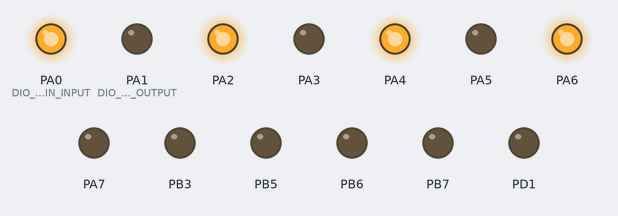
The program below on a simulated ATmega32, built with avr-gcc and emulated at 8 MHz. Shown: output pins drawn as LEDs (lit = HIGH). Wiring (inferred from the names in the program): 24Cxx EEPROM at I2C address 0x50. EEPROM starts erased. At 0.0 s the program stops and its outputs stay as they are.

Above: at 0.1 s.
Timing chart, 0 to 1.5 s (numbered marks = the images above):
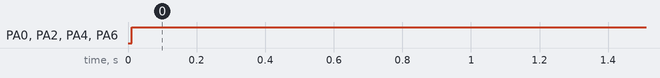

The program:

main.c
```c
/*
 * main.c
 *
 *  Created on: Dec 1, 2023
 *      Author: Aziz
 */


#include "../LIB/STD_TYPES.h"

#include "../MCAL/TWI/TWI_interface.h"
#include "../MCAL/PORT/PORT_interface.h"
#include "../MCAL/DIO/DIO_interface.h"

void main(void)
{
	u8 Local_u8RecievedData;

	PORT_voidInit();

	TWI_voidInitMaster(0);

	EEPROM_voidWriteDataByte(0,0x55);

	Local_u8RecievedData = EEPROM_voidReadDataByte(0);

	DIO_u8SetPortValue(DIO_u8PORTA,Local_u8RecievedData);

	while(1)
	{

	}
}
```

EEPROM_config.h
```c
/*****************************************************************/
/*****************************************************************/
/***************		Author: Aziz Tarek		******************/
/***************		Layer: HAL				******************/
/***************		SWC: EEPROM				******************/
/***************		Date: 30-11-2023		******************/
/***************		Version: 1.00			******************/
/*****************************************************************/
/*****************************************************************/


#ifndef		EEPROM_CONFIG_H_
#define		EEPROM_CONFIG_H_


#define		A2_CONNECTION		0


#endif
```

EEPROM_interface.h
```c
/*****************************************************************/
/*****************************************************************/
/***************		Author: Aziz Tarek		******************/
/***************		Layer: HAL				******************/
/***************		SWC: EEPROM				******************/
/***************		Date: 30-11-2023		******************/
/***************		Version: 1.00			******************/
/*****************************************************************/
/*****************************************************************/


#ifndef EEPROM_INTERFACE_H_
#define EEPROM_INTERFACE_H_

void EEPROM_voidWriteDataByte (u16 Copy_u16LocationAddress , u8 Copy_u8DataByte);

u8 EEPROM_voidReadDataByte ( u16 Copy_u16LocationAddress);


#endif
```

EEPROM_program.c
```c
/*****************************************************************/
/*****************************************************************/
/***************		Author: Aziz Tarek		******************/
/***************		Layer: HAL				******************/
/***************		SWC: EEPROM				******************/
/***************		Date: 30-11-2023		******************/
/***************		Version: 1.00			******************/
/*****************************************************************/
/*****************************************************************/


#include "../../LIB/STD_TYPES.h"
#include <util/delay.h>

#include "../../MCAL/TWI/TWI_interface.h"

#include "EEPROM_interface.h"
#include "EEPROM_config.h"
#include "EEPROM_private.h"


void EEPROM_voidWriteDataByte (u16 Copy_u16LocationAddress , u8 Copy_u8DataByte)
{
	u8 Local_u8AddressPacket;

	Local_u8AddressPacket = EEPROM_FIXED_ADDRESS | (A2_CONNECTION << 2) | (u8)(Copy_u16LocationAddress >> 8);

	TWI_SendStartCondition();

	TWI_SendSlaveAddressWithWrite(Local_u8AddressPacket);

	TWI_MasterSendDataByte((u8)Copy_u16LocationAddress);

	TWI_MasterSendDataByte(Copy_u8DataByte);

	TWI_SendStopCondition();

	_delay_ms(10);
}
u8 EEPROM_voidReadDataByte ( u16 Copy_u16LocationAddress)
{
	u8 Local_u8AddressPacket , Local_u8RecievedData;

	Local_u8AddressPacket = EEPROM_FIXED_ADDRESS | (A2_CONNECTION<<2) | (u8)(Copy_u16LocationAddress>>8);

	TWI_SendStartCondition();

	TWI_SendSlaveAddressWithWrite(Local_u8AddressPacket);

	TWI_MasterSendDataByte((u8)Copy_u16LocationAddress);

	TWI_SendRepeatedStart();

	TWI_SendSlaveAddressWithRead(Local_u8AddressPacket);

	TWI_MasterReadDataByte(&Local_u8RecievedData);

	TWI_SendStopCondition();

	return Local_u8RecievedData;

}
```

EEPROM_private.h
```c
/*****************************************************************/
/*****************************************************************/
/***************		Author: Aziz Tarek		******************/
/***************		Layer: HAL				******************/
/***************		SWC: EEPROM				******************/
/***************		Date: 30-11-2023		******************/
/***************		Version: 1.00			******************/
/*****************************************************************/
/*****************************************************************/


#ifndef  EEPROM_PRIVATE_H_
#define  EEPROM_PRIVATE_H_

#define  EEPROM_FIXED_ADDRESS			0b1010000


#endif
```

BIT_MATH.h
```c
#ifndef BIT_MATH_H_
#define BIT_MATH_H_

#define SET_BIT(VAR,BIT_NO)			(VAR|=(1<<BIT_NO))
#define CLR_BIT(VAR,BIT_NO)			(VAR&=(~(1<<BIT_NO)))
#define TOGGLE_BIT(VAR,BIT_NO)		(VAR^=(1<<BIT_NO))
#define GET_BIT(VAR,BIT_NO)			((VAR>>BIT_NO)&0x01)

#endif
```

STD_TYPES.h
```c
#ifndef STD_TYPES_H_
#define STD_TYPES_H_

typedef unsigned char u8;
typedef signed char s8;

typedef unsigned short int u16;
typedef signed short int s16;

typedef unsigned long int u32;
typedef signed long int s32;

typedef unsigned long long int u64;
typedef signed long long int s64;

typedef float f32;
typedef double f64;
typedef long double f96;


#define OK 		0
#define NOK		1

#define NULL	0
#define NULL_POINTER 2

#endif
```

DIO_config.h
```c

```

DIO_interface.h
```c
/*****************************************************************/
/*****************************************************************/
/***************		Author: Aziz Tarek		******************/
/***************		Layer: MCAL				******************/
/***************		SWC: DIO				******************/
/***************		Date: 22-7-2023			******************/
/***************		Version: 1.00			******************/
/*****************************************************************/
/*****************************************************************/

#ifndef DIO_INTERFACE_H_
#define DIO_INTERFACE_H_


#define DIO_u8PORTA  0
#define DIO_u8PORTB  1
#define DIO_u8PORTC  2
#define DIO_u8PORTD  3


#define DIO_u8PIN0 0
#define DIO_u8PIN1 1
#define DIO_u8PIN2 2
#define DIO_u8PIN3 3
#define DIO_u8PIN4 4
#define DIO_u8PIN5 5
#define DIO_u8PIN6 6
#define DIO_u8PIN7 7


#define DIO_u8PIN_INPUT  0
#define DIO_u8PIN_OUTPUT 1

#define DIO_u8PIN_HIGH 1
#define DIO_u8PIN_LOW 0

#define DIO_u8PORT_OUTPUT 0xff
#define DIO_u8PORT_INPUT   0

#define DIO_u8PORT_HIGH 0xff
#define DIO_u8PORT_LOW 0xff

u8 DIO_u8SetPinDirection  (u8 Copy_u8Port , u8 Copy_u8Pin , u8 Copy_u8Direction);
u8 DIO_u8SetPortDirection (u8 Copy_u8Port , u8 Copy_u8Direction);
u8 DIO_u8SetPinValue      (u8 Copy_u8Port , u8 Copy_u8Pin , u8 Copy_u8Value);
u8 DIO_u8SetPortValue     (u8 Copy_u8Port , u8 Copy_u8Value);
u8 DIO_u8GetPinValue      (u8 Copy_u8Port , u8 Copy_u8Pin , u8 *Copy_pu8Value);

#endif
```

DIO_private.h
```c

```

DIO_program.c
```c
/*****************************************************************/
/*****************************************************************/
/***************		Author: Aziz Tarek		******************/
/***************		Layer: MCAL				******************/
/***************		SWC: DIO				******************/
/***************		Date: 22-7-2023			******************/
/***************		Version: 1.00			******************/
/*****************************************************************/
/*****************************************************************/

#include "../../LIB/BIT_MATH.h"
#include "../../LIB/STD_TYPES.h"
#include "DIO_interface.h"
#include "DIO_config.h"
#include "DIO_private.h"
#include "DIO_register.h"

u8 DIO_u8SetPinDirection  (u8 Copy_u8Port, u8 Copy_u8Pin , u8 Copy_u8Direction)
{
	u8 Local_u8ErrorState=OK;

	if(Copy_u8Pin<=DIO_u8PIN7)
	{
		if (Copy_u8Direction==DIO_u8PIN_OUTPUT)
		{
			switch (Copy_u8Port)
			{
			case DIO_u8PORTA: SET_BIT(DDRA,Copy_u8Pin); break;
			case DIO_u8PORTB: SET_BIT(DDRB,Copy_u8Pin); break;
			case DIO_u8PORTC: SET_BIT(DDRC,Copy_u8Pin); break;
			case DIO_u8PORTD: SET_BIT(DDRD,Copy_u8Pin); break;
			default : Local_u8ErrorState=NOK;
			}
		}
		else if (Copy_u8Direction==DIO_u8PIN_INPUT)
		{
			switch (Copy_u8Port)
			{
			case DIO_u8PORTA: CLR_BIT(DDRA,Copy_u8Pin); break;
			case DIO_u8PORTB: CLR_BIT(DDRB,Copy_u8Pin); break;
			case DIO_u8PORTC: CLR_BIT(DDRC,Copy_u8Pin); break;
			case DIO_u8PORTD: CLR_BIT(DDRD,Copy_u8Pin); break;
			default : Local_u8ErrorState=NOK;
			}
		}
		else
		{
			Local_u8ErrorState=NOK;
		}
	}
	else
	{
		Local_u8ErrorState=NOK;
	}

	return Local_u8ErrorState ;
}
u8 DIO_u8SetPortDirection (u8 Copy_u8Port, u8 Copy_u8Direction)
{
	u8 Local_u8ErrorState=OK;

	switch (Copy_u8Port)
	{
	case DIO_u8PORTA: DDRA=Copy_u8Direction; break;
	case DIO_u8PORTB: DDRB=Copy_u8Direction; break;
	case DIO_u8PORTC: DDRC=Copy_u8Direction; break;
	case DIO_u8PORTD: DDRD=Copy_u8Direction; break;
	default : Local_u8ErrorState=NOK;
	}
	return Local_u8ErrorState ;
}
u8 DIO_u8SetPinValue      (u8 Copy_u8Port, u8 Copy_u8Pin , u8 Copy_u8Value)
{
	u8 Local_u8ErrorState=OK;

	if(Copy_u8Pin<=DIO_u8PIN7)
	{
		if (Copy_u8Value==DIO_u8PIN_HIGH)
		{
			switch (Copy_u8Port)
			{
			case DIO_u8PORTA: SET_BIT(PORTA,Copy_u8Pin); break;
			case DIO_u8PORTB: SET_BIT(PORTB,Copy_u8Pin); break;
			case DIO_u8PORTC: SET_BIT(PORTC,Copy_u8Pin); break;
			case DIO_u8PORTD: SET_BIT(PORTD,Copy_u8Pin); break;
			default : Local_u8ErrorState=NOK;
			}
		}
		else if (Copy_u8Value==DIO_u8PIN_LOW)
		{
			switch (Copy_u8Port)
			{
			case DIO_u8PORTA: CLR_BIT(PORTA,Copy_u8Pin); break;
			case DIO_u8PORTB: CLR_BIT(PORTB,Copy_u8Pin); break;
			case DIO_u8PORTC: CLR_BIT(PORTC,Copy_u8Pin); break;
			case DIO_u8PORTD: CLR_BIT(PORTD,Copy_u8Pin); break;
			default : Local_u8ErrorState=NOK;
			}
		}
		else
		{
			Local_u8ErrorState=NOK;
		}
	}
	else
	{
		Local_u8ErrorState=NOK;
	}

	return Local_u8ErrorState ;
}
u8 DIO_u8SetPortValue     (u8 Copy_u8Port, u8 Copy_u8Value)
{
	u8 Local_u8ErrorState=OK;

	switch (Copy_u8Port)
	{
	case DIO_u8PORTA: PORTA=Copy_u8Value; break;
	case DIO_u8PORTB: PORTB=Copy_u8Value; break;
	case DIO_u8PORTC: PORTC=Copy_u8Value; break;
	case DIO_u8PORTD: PORTD=Copy_u8Value; break;
	default : Local_u8ErrorState=NOK;
	}
	return Local_u8ErrorState ;
}
u8 DIO_u8GetPinValue      (u8 Copy_u8Port, u8 Copy_u8Pin , u8 *Copy_pu8Value)
{
	u8 Local_u8ErrorState=OK;

	if((Copy_pu8Value != NULL) && (Copy_u8Pin<=DIO_u8PIN7))
	{
		switch (Copy_u8Port)
		{
		case DIO_u8PORTA: *Copy_pu8Value = GET_BIT(PINA,Copy_u8Pin); break;
		case DIO_u8PORTB: *Copy_pu8Value = GET_BIT(PINB,Copy_u8Pin); break;
		case DIO_u8PORTC: *Copy_pu8Value = GET_BIT(PINC,Copy_u8Pin); break;
		case DIO_u8PORTD: *Copy_pu8Value = GET_BIT(PIND,Copy_u8Pin); break;
		default : Local_u8ErrorState=NOK;
		}
	}
	return Local_u8ErrorState ;
}
```

DIO_register.h
```c
/*****************************************************************/
/*****************************************************************/
/***************		Author: Aziz Tarek		******************/
/***************		Layer: MCAL				******************/
/***************		SWC: DIO				******************/
/***************		Date: 22-7-2023			******************/
/***************		Version: 1.00			******************/
/*****************************************************************/
/*****************************************************************/

/*Preprocessor file guard*/
#ifndef DIO_REGISTER_H_
#define DIO_REGISTER_H_

#define PORTA	 	*((volatile u8*)0x3B)
#define DDRA 	 	*((volatile u8*)0x3A)
#define PINA 	 	*((volatile u8*)0x39)

#define PORTB		*((volatile u8*)0x38)
#define DDRB 		*((volatile u8*)0x37)
#define PINB 		*((volatile u8*)0x36)

#define PORTC		*((volatile u8*)0x35)
#define DDRC 		*((volatile u8*)0x34)
#define PINC 		*((volatile u8*)0x33)

#define PORTD		*((volatile u8*)0x32)
#define DDRD 		*((volatile u8*)0x31)
#define PIND 		*((volatile u8*)0x30)


#endif
```

PORT_config.h
```c
/*****************************************************************/
/*****************************************************************/
/********************		Author: Aziz Tarek		**************/
/********************		Layer: MCAL				**************/
/********************		SWC: PORT				**************/
/********************		Version: 1.00			**************/
/********************		Date: 25-7-2023			**************/
/*****************************************************************/
/*****************************************************************/

#ifndef PORT_CONFIG_H_
#define PORT_CONFIG_H_


#define PORTA_PIN0_DIR	               1
#define PORTA_PIN1_DIR	               1
#define PORTA_PIN2_DIR	               1
#define PORTA_PIN3_DIR	               1
#define PORTA_PIN4_DIR	               1
#define PORTA_PIN5_DIR	               1
#define PORTA_PIN6_DIR	               1
#define PORTA_PIN7_DIR	               1

#define PORTB_PIN0_DIR	               0
#define PORTB_PIN1_DIR	               0
#define PORTB_PIN2_DIR	               0
#define PORTB_PIN3_DIR	               1
#define PORTB_PIN4_DIR	               0
#define PORTB_PIN5_DIR	               1
#define PORTB_PIN6_DIR	               1
#define PORTB_PIN7_DIR	               1

#define PORTC_PIN0_DIR	               0
#define PORTC_PIN1_DIR	               0
#define PORTC_PIN2_DIR	               0
#define PORTC_PIN3_DIR	               0
#define PORTC_PIN4_DIR	               0
#define PORTC_PIN5_DIR	               0
#define PORTC_PIN6_DIR	               0
#define PORTC_PIN7_DIR	               0

#define PORTD_PIN0_DIR	               0
#define PORTD_PIN1_DIR	               1
#define PORTD_PIN2_DIR	               0
#define PORTD_PIN3_DIR	               0
#define PORTD_PIN4_DIR	               0
#define PORTD_PIN5_DIR	               0
#define PORTD_PIN6_DIR	               0
#define PORTD_PIN7_DIR	               0


#define PORTA_PIN0_INITIAL_VALUE       0
#define PORTA_PIN1_INITIAL_VALUE       0
#define PORTA_PIN2_INITIAL_VALUE       0
#define PORTA_PIN3_INITIAL_VALUE       0
#define PORTA_PIN4_INITIAL_VALUE       0
#define PORTA_PIN5_INITIAL_VALUE       0
#define PORTA_PIN6_INITIAL_VALUE       0
#define PORTA_PIN7_INITIAL_VALUE       0

#define PORTB_PIN0_INITIAL_VALUE       0
#define PORTB_PIN1_INITIAL_VALUE       0
#define PORTB_PIN2_INITIAL_VALUE       0
#define PORTB_PIN3_INITIAL_VALUE       0
#define PORTB_PIN4_INITIAL_VALUE       0
#define PORTB_PIN5_INITIAL_VALUE       0
#define PORTB_PIN6_INITIAL_VALUE       0
#define PORTB_PIN7_INITIAL_VALUE       0

#define PORTC_PIN0_INITIAL_VALUE       1
#define PORTC_PIN1_INITIAL_VALUE       1
#define PORTC_PIN2_INITIAL_VALUE       0
#define PORTC_PIN3_INITIAL_VALUE       0
#define PORTC_PIN4_INITIAL_VALUE       0
#define PORTC_PIN5_INITIAL_VALUE       0
#define PORTC_PIN6_INITIAL_VALUE       0
#define PORTC_PIN7_INITIAL_VALUE       0

#define PORTD_PIN0_INITIAL_VALUE       0
#define PORTD_PIN1_INITIAL_VALUE       0
#define PORTD_PIN2_INITIAL_VALUE       0
#define PORTD_PIN3_INITIAL_VALUE       0
#define PORTD_PIN4_INITIAL_VALUE       0
#define PORTD_PIN5_INITIAL_VALUE       0
#define PORTD_PIN6_INITIAL_VALUE       0
#define PORTD_PIN7_INITIAL_VALUE       0

#endif
```

PORT_interface.h
```c
/*****************************************************************/
/*****************************************************************/
/********************		Author: Amgad Samir		**************/
/********************		Layer: MCAL				**************/
/********************		SWC: PORT				**************/
/********************		Version: 1.00			**************/
/********************		Date: 31-8-2020			**************/
/*****************************************************************/
/*****************************************************************/

#ifndef PORT_INTERFACE_H_
#define PORT_INTERFACE_H_

void PORT_voidInit(void);

#endif
```

PORT_private.h
```c
/*****************************************************************/
/*****************************************************************/
/********************		Author: Amgad Samir		**************/
/********************		Layer: MCAL				**************/
/********************		SWC: PORT				**************/
/********************		Version: 1.00			**************/
/********************		Date: 31-8-2020			**************/
/*****************************************************************/
/*****************************************************************/

#ifndef PORT_PRIVATE_H_
#define PORT_PRIVATE_H_

#define CONC(b7,b6,b5,b4,b3,b2,b1,b0)			CONC_HELPER(b7,b6,b5,b4,b3,b2,b1,b0)
#define CONC_HELPER(b7,b6,b5,b4,b3,b2,b1,b0)	0b##b7##b6##b5##b4##b3##b2##b1##b0


#define PORTA_DIR				CONC(PORTA_PIN7_DIR,PORTA_PIN6_DIR,PORTA_PIN5_DIR,PORTA_PIN4_DIR,PORTA_PIN3_DIR,PORTA_PIN2_DIR,PORTA_PIN1_DIR,PORTA_PIN0_DIR)
#define PORTB_DIR				CONC(PORTB_PIN7_DIR,PORTB_PIN6_DIR,PORTB_PIN5_DIR,PORTB_PIN4_DIR,PORTB_PIN3_DIR,PORTB_PIN2_DIR,PORTB_PIN1_DIR,PORTB_PIN0_DIR)
#define PORTC_DIR				CONC(PORTC_PIN7_DIR,PORTC_PIN6_DIR,PORTC_PIN5_DIR,PORTC_PIN4_DIR,PORTC_PIN3_DIR,PORTC_PIN2_DIR,PORTC_PIN1_DIR,PORTC_PIN0_DIR)
#define PORTD_DIR				CONC(PORTD_PIN7_DIR,PORTD_PIN6_DIR,PORTD_PIN5_DIR,PORTD_PIN4_DIR,PORTD_PIN3_DIR,PORTD_PIN2_DIR,PORTD_PIN1_DIR,PORTD_PIN0_DIR)

#define PORTA_INITIAL_VALUE		CONC(PORTA_PIN7_INITIAL_VALUE,PORTA_PIN6_INITIAL_VALUE,PORTA_PIN5_INITIAL_VALUE,PORTA_PIN4_INITIAL_VALUE,PORTA_PIN3_INITIAL_VALUE,PORTA_PIN2_INITIAL_VALUE,PORTA_PIN1_INITIAL_VALUE,PORTA_PIN0_INITIAL_VALUE)
#define PORTB_INITIAL_VALUE		CONC(PORTB_PIN7_INITIAL_VALUE,PORTB_PIN6_INITIAL_VALUE,PORTB_PIN5_INITIAL_VALUE,PORTB_PIN4_INITIAL_VALUE,PORTB_PIN3_INITIAL_VALUE,PORTB_PIN2_INITIAL_VALUE,PORTB_PIN1_INITIAL_VALUE,PORTB_PIN0_INITIAL_VALUE)
#define PORTC_INITIAL_VALUE		CONC(PORTC_PIN7_INITIAL_VALUE,PORTC_PIN6_INITIAL_VALUE,PORTC_PIN5_INITIAL_VALUE,PORTC_PIN4_INITIAL_VALUE,PORTC_PIN3_INITIAL_VALUE,PORTC_PIN2_INITIAL_VALUE,PORTC_PIN1_INITIAL_VALUE,PORTC_PIN0_INITIAL_VALUE)
#define PORTD_INITIAL_VALUE		CONC(PORTD_PIN7_INITIAL_VALUE,PORTD_PIN6_INITIAL_VALUE,PORTD_PIN5_INITIAL_VALUE,PORTD_PIN4_INITIAL_VALUE,PORTD_PIN3_INITIAL_VALUE,PORTD_PIN2_INITIAL_VALUE,PORTD_PIN1_INITIAL_VALUE,PORTD_PIN0_INITIAL_VALUE)


#endif
```

PORT_program.c
```c
/*****************************************************************/
/*****************************************************************/
/********************		Author: Amgad Samir		**************/
/********************		Layer: MCAL				**************/
/********************		SWC: PORT				**************/
/********************		Version: 1.00			**************/
/********************		Date: 31-8-2020			**************/
/*****************************************************************/
/*****************************************************************/

#include "../../LIB/STD_TYPES.h"

#include "PORT_config.h"
#include "PORT_private.h"
#include "PORT_interface.h"
#include "PORT_register.h"

void PORT_voidInit(void)
{
	DDRA= PORTA_DIR;
	DDRB= PORTB_DIR;
	DDRC= PORTC_DIR;
	DDRD= PORTD_DIR;

	PORTA=PORTA_INITIAL_VALUE;
	PORTB=PORTB_INITIAL_VALUE;
	PORTC=PORTC_INITIAL_VALUE;
	PORTD=PORTD_INITIAL_VALUE;
}
```

Source omitted: PORT_register.h (916 bytes), TWI_config.h (543 bytes), TWI_interface.h (1382 bytes), TWI_private.h (1555 bytes), TWI_program.c (3380 bytes), TWI_register.h (1544 bytes)

Measured:
- by itself, PA0 (DIO_u8PIN_INPUT), PA2, PA4, PA6: LOW → HIGH at 0.01 s
